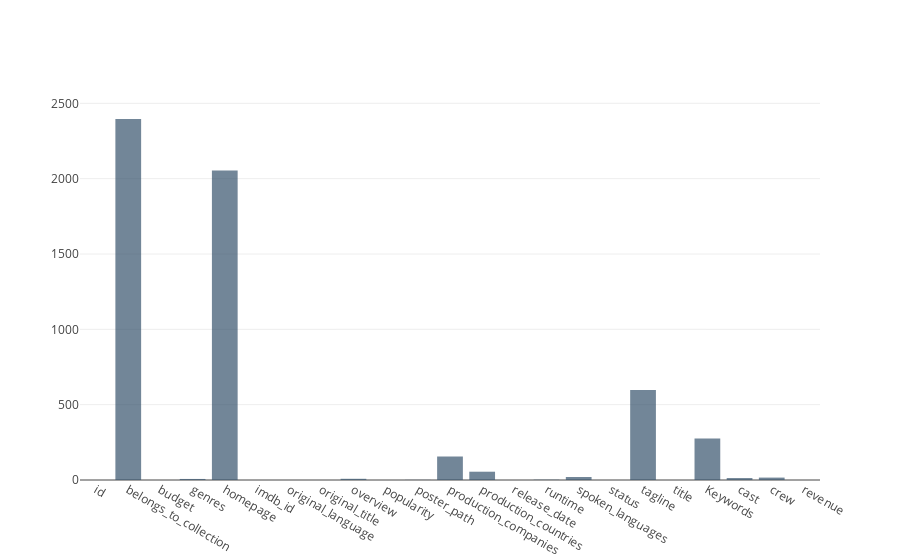

Notebook code cell kept with this figure:
### Code cell
trace1 = go.Bar(x=x, y=y, name = 'Age', opacity = 0.7,
                marker=dict(color='rgb(55, 83, 109)'))

data_a = [trace1]

layout = go.Layout(barmode = "group")
fig = go.Figure(data = data_a, layout = layout)
iplot(fig)

### Figure 1 — Plotly figure (JSON) as saved in the notebook; plotly's stock layout.template omitted (floating-point values rounded to 4 significant figures)
{"data": [{"marker": {"color": "rgb(55, 83, 109)"}, "name": "Age", "opacity": 0.7, "type": "bar", "uid": "fc289304-b37f-4ade-b1b6-869f23d07a77", "x": ["id", "belongs_to_collection", "budget", "genres", "homepage", "imdb_id", "original_language", "original_title", "overview", "popularity", "poster_path", "production_companies", "production_countries", "release_date", "runtime", "spoken_languages", "status", "tagline", "title", "Keywords", "cast", "crew", "revenue"], "y": [0, 2396, 0, 7, 2054, 0, 0, 0, 8, 0, 1, 156, 55, 0, 2, 20, 0, 597, 0, 276, 13, 16, 0]}], "layout": {"barmode": "group"}}
